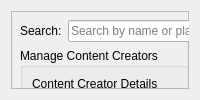
      <widget class="QWidget" name="contentCreatorPage">
       <layout class="QVBoxLayout" name="contentCreatorLayout">
        <item>
         <widget class="QFrame" name="frame">
          <property name="frameShape">
           <enum>QFrame::Shape::StyledPanel</enum>
          </property>
          <property name="frameShadow">
           <enum>QFrame::Shadow::Raised</enum>
          </property>
          <widget class="QFrame" name="frame_3">
           <property name="geometry">
            <rect>
             <x>0</x>
             <y>0</y>
             <width>1211</width>
             <height>681</height>
            </rect>
           </property>
           <property name="sizePolicy">
            <sizepolicy hsizetype="Expanding" vsizetype="Expanding">
             <horstretch>0</horstretch>
             <verstretch>0</verstretch>
            </sizepolicy>
           </property>
           <layout class="QVBoxLayout" name="contentCreatorLayout_13">
            <item>
             <layout class="QHBoxLayout" name="horizontalLayout_8">
              <item>
               <widget class="QLabel" name="label_search_7">
                <property name="text">
                 <string>Search:</string>
                </property>
               </widget>
              </item>
              <item>
               <widget class="QLineEdit" name="searchEdit_9">
                <property name="placeholderText">
                 <string>Search by name or platform</string>
                </property>
               </widget>
              </item>
              <item>
               <spacer name="horizontalSpacer_7">
                <property name="orientation">
                 <enum>Qt::Orientation::Horizontal</enum>
                </property>
                <property name="sizeHint" stdset="0">
                 <size>
                  <width>40</width>
                  <height>20</height>
                 </size>
                </property>
               </spacer>
              </item>
              <item>
               <widget class="QLabel" name="label_live_status_2">
                <property name="styleSheet">
                 <string notr="true">color: rgb(170, 0, 0);
font: 12pt &quot;Segoe UI&quot;;</string>
                </property>
                <property name="text">
                 <string>TextLabel</string>
                </property>
               </widget>
              </item>
              <item>
               <widget class="QPushButton" name="btnGenerateQR_2">
                <property name="text">
                 <string>Generate QR</string>
                </property>
               </widget>
              </item>
              <item>
               <widget class="QPushButton" name="pushButton_live_2">
                <property name="text">
                 <string>GO LIVE</string>
                </property>
               </widget>
              </item>
              <item>
               <widget class="QPushButton" name="pushButton_stop_live_2">
                <property name="text">
                 <string>GO OFFLINE</string>
                </property>
               </widget>
              </item>
              <item>
               <widget class="QPushButton" name="btnSaveQR_2">
                <property name="text">
                 <string>Save QR</string>
                </property>
               </widget>
              </item>
              <item>
               <widget class="QPushButton" name="btnCopyQR_2">
                <property name="text">
                 <string>Copy</string>
                </property>
               </widget>
              </item>
              <item>
               <widget class="QPushButton" name="themeButton_7">
                <property name="text">
                 <string>Dark Theme</string>
                </property>
               </widget>
              </item>
              <item>
               <widget class="QPushButton" name="exportButton_7">
                <property name="text">
                 <string>Export to CSV</string>
                </property>
               </widget>
              </item>
             </layout>
            </item>
            <item>
             <widget class="QGroupBox" name="groupBox_7">
              <property name="title">
               <string>Manage Content Creators</string>
              </property>
              <layout class="QVBoxLayout" name="verticalLayout_8">
               <item>
                <layout class="QGridLayout" name="gridLayout_12">
                 <item row="2" column="1" colspan="2">
                  <widget class="QComboBox" name="platformCombo_7">
                   <item>
                    <property name="text">
                     <string>YouTube</string>
                    </property>
                   </item>
                   <item>
                    <property name="text">
                     <string>Twitch</string>
                    </property>
                   </item>
                   <item>
                    <property name="text">
                     <string>Kick</string>
                    </property>
                   </item>
                   <item>
                    <property name="text">
                     <string>Instagram</string>
                    </property>
                   </item>
                   <item>
                    <property name="text">
                     <string>TikTok</string>
                    </property>
                   </item>
                   <item>
                    <property name="text">
                     <string>Facebook</string>
                    </property>
                   </item>
                  </widget>
                 </item>
                 <item row="1" column="0">
                  <widget class="QLabel" name="label_206">
                   <property name="text">
                    <string>Name:</string>
                   </property>
                  </widget>
                 </item>
                 <item row="1" column="1" colspan="2">
                  <widget class="QLineEdit" name="nameEdit_7"/>
                 </item>
                 <item row="5" column="1" colspan="2">
                  <widget class="QLineEdit" name="contentTypeEdit_7"/>
                 </item>
                 <item row="7" column="2">
                  <widget class="QPushButton" name="deleteButton_7">
                   <property name="text">
                    <string>Delete</string>
                   </property>
                  </widget>
                 </item>
                 <item row="4" column="1" colspan="2">
                  <widget class="QSpinBox" name="subscribersSpin_7">
                   <property name="styleSheet">
                    <string notr="true"> background-color: #FFFFFF;
          border: 2px solid #7D4FEE;
          border-radius: 10px;
          padding: 6px;
          font: 10pt &quot;Arial&quot;;
          color: #7D4FEE;</string>
                   </property>
                   <property name="minimum">
                    <number>100</number>
                   </property>
                   <property name="maximum">
                    <number>1000000000</number>
                   </property>
                   <property name="singleStep">
                    <number>100</number>
                   </property>
                  </widget>
                 </item>
                 <item row="3" column="0">
                  <widget class="QLabel" name="label_207">
                   <property name="text">
                    <string>Gender</string>
                   </property>
                  </widget>
                 </item>
                 <item row="2" column="0">
                  <widget class="QLabel" name="label_208">
                   <property name="text">
                    <string>Platform:</string>
                   </property>
                  </widget>
                 </item>
                 <item row="3" column="1" colspan="2">
                  <widget class="QComboBox" name="comboBox_7">
                   <item>
                    <property name="text">
                     <string>male</string>
                    </property>
                   </item>
                   <item>
                    <property name="text">
                     <string>female</string>
                    </property>
                   </item>
                  </widget>
                 </item>
                 <item row="7" column="0">
                  <widget class="QPushButton" name="addButton_7">
                   <property name="text">
                    <string>Add</string>
                   </property>
                  </widget>
                 </item>
                 <item row="5" column="0">
                  <widget class="QLabel" name="label_209">
                   <property name="text">
                    <string>Content Type:</string>
                   </property>
                  </widget>
                 </item>
                 <item row="7" column="1">
                  <widget class="QPushButton" name="updateButton_7">
                   <property name="text">
                    <string>Edit</string>
                   </property>
                  </widget>
                 </item>
                 <item row="9" column="0" colspan="3">
                  <widget class="QPushButton" name="clearButton_7">
                   <property name="text">
                    <string>Clear Form</string>
                   </property>
                  </widget>
                 </item>
                 <item row="4" column="0">
                  <widget class="QLabel" name="label_210">
                   <property name="text">
                    <string>Subscribers:</string>
                   </property>
                  </widget>
                 </item>
                 <item row="0" column="0" colspan="3">
                  <widget class="QLabel" name="titleLabel_7">
                   <property name="text">
                    <string>Content Creator Details</string>
                   </property>
                  </widget>
                 </item>
                </layout>
               </item>
              </layout>
             </widget>
            </item>
            <item>
             <widget class="QWidget" name="creatorChart_13" native="true">
              <property name="sizePolicy">
               <sizepolicy hsizetype="Expanding" vsizetype="Expanding">
                <horstretch>0</horstretch>
                <verstretch>0</verstretch>
               </sizepolicy>
              </property>
              <widget class="QWidget" name="creatorChart_14" native="true">
               <property name="geometry">
                <rect>
                 <x>-10</x>
                 <y>0</y>
                 <width>371</width>
                 <height>271</height>
                </rect>
               </property>
               <property name="sizePolicy">
                <sizepolicy hsizetype="Expanding" vsizetype="Expanding">
                 <horstretch>0</horstretch>
                 <verstretch>0</verstretch>
                </sizepolicy>
               </property>
               <widget class="QLabel" name="qrLabel">
                <property name="geometry">
                 <rect>
                  <x>10</x>
                  <y>0</y>
                  <width>251</width>
                  <height>261</height>
                 </rect>
                </property>
                <property name="text">
                 <string>TextLabel</string>
                </property>
               </widget>
              </widget>
              <widget class="QTableWidget" name="creatorTable_7">
               <property name="enabled">
                <bool>true</bool>
               </property>
               <property name="geometry">
                <rect>
                 <x>260</x>
                 <y>10</y>
                 <width>511</width>
                 <height>261</height>
                </rect>
               </property>
               <property name="sizePolicy">
                <sizepolicy hsizetype="Expanding" vsizetype="Preferred">
                 <horstretch>0</horstretch>
                 <verstretch>0</verstretch>
                </sizepolicy>
               </property>
               <property name="minimumSize">
                <size>
                 <width>0</width>
                 <height>0</height>
                </size>
               </property>
               <property name="maximumSize">
                <size>
                 <width>16777215</width>
                 <height>16777215</height>
                </size>
               </property>
               <column>
                <property name="text">
                 <string>ID</string>
                </property>
               </column>
               <column>
                <property name="text">
                 <string>Name</string>
                </property>
               </column>
               <column>
                <property name="text">
                 <string>Platform</string>
                </property>
               </column>
               <column>
                <property name="text">
                 <string>Gender</string>
                </property>
               </column>
               <column>
                <property name="text">
                 <string>Subscribers</string>
                </property>
               </column>
               <column>
                <property name="text">
                 <string>Content Type</string>
                </property>
               </column>
              </widget>
              <widget class="QGroupBox" name="groupBox_stats_2">
               <property name="geometry">
                <rect>
                 <x>770</x>
                 <y>0</y>
                 <width>380</width>
                 <height>281</height>
                </rect>
               </property>
               <property name="styleSheet">
                <string notr="true">
   QGroupBox { background-color: #7D4FEE; color: white; border-radius: 20px; border: 3px solid #5A2BE2; font-weight: bold; }
   QGroupBox::title { subcontrol-origin: margin; left: 20px; padding: 0 10px; }
  </string>
               </property>
               <property name="title">
                <string>STATISTIQUES LIVE</string>
               </property>
               <layout class="QGridLayout" name="gridLayout_stats_2">
                <item row="3" column="1">
                 <widget class="QLabel" name="label_15">
                  <property name="styleSheet">
                   <string notr="true">color: rgb(0, 0, 0);</string>
                  </property>
                  <property name="text">
                   <string>  Instagram</string>
                  </property>
                 </widget>
                </item>
                <item row="1" column="0">
                 <widget class="QLCDNumber" name="lcdYoutube_2">
                  <property name="styleSheet">
                   <string notr="true">background-color: #FF0000; color: white; border-radius: 12px;</string>
                  </property>
                  <property name="digitCount">
                   <number>4</number>
                  </property>
                 </widget>
                </item>
                <item row="3" column="0">
                 <widget class="QLCDNumber" name="lcdInstagram_2">
                  <property name="styleSheet">
                   <string notr="true">background-color: #E1306C; color: white; border-radius: 12px;</string>
                  </property>
                  <property name="digitCount">
                   <number>4</number>
                  </property>
                 </widget>
                </item>
                <item row="1" column="1">
                 <widget class="QLabel" name="label_22">
                  <property name="styleSheet">
                   <string notr="true">color: rgb(0, 0, 0);</string>
                  </property>
                  <property name="text">
                   <string>  YouTube</string>
                  </property>
                 </widget>
                </item>
                <item row="0" column="0">
                 <widget class="QLCDNumber" name="lcdTotal_2">
                  <property name="styleSheet">
                   <string notr="true">background-color: black; color: #7D4FEE; border-radius: 15px;</string>
                  </property>
                  <property name="digitCount">
                   <number>5</number>
                  </property>
                 </widget>
                </item>
                <item row="0" column="1">
                 <widget class="QLabel" name="label_23">
                  <property name="font">
                   <font>
                    <family>Arial</family>
                    <pointsize>10</pointsize>
                    <italic>false</italic>
                    <bold>false</bold>
                   </font>
                  </property>
                  <property name="styleSheet">
                   <string notr="true">color: rgb(0, 0, 0);</string>
                  </property>
                  <property name="text">
                   <string>  Total Créateurs</string>
                  </property>
                 </widget>
                </item>
                <item row="2" column="0">
                 <widget class="QLCDNumber" name="lcdTiktok_2">
                  <property name="styleSheet">
                   <string notr="true">background-color: black; color: cyan; border-radius: 12px;</string>
                  </property>
                  <property name="digitCount">
                   <number>4</number>
                  </property>
                 </widget>
                </item>
                <item row="2" column="1">
                 <widget class="QLabel" name="label_24">
                  <property name="styleSheet">
                   <string notr="true">color: rgb(0, 0, 0);</string>
                  </property>
                  <property name="text">
                   <string>  TikTok</string>
                  </property>
                 </widget>
                </item>
               </layout>
              </widget>
             </widget>
            </item>
           </layout>
          </widget>
         </widget>
        </item>
       </layout>
      </widget>
